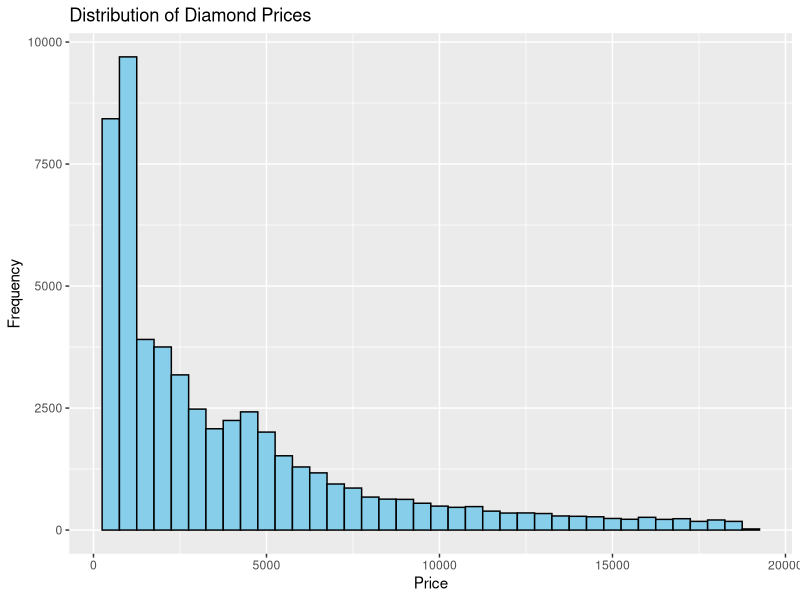
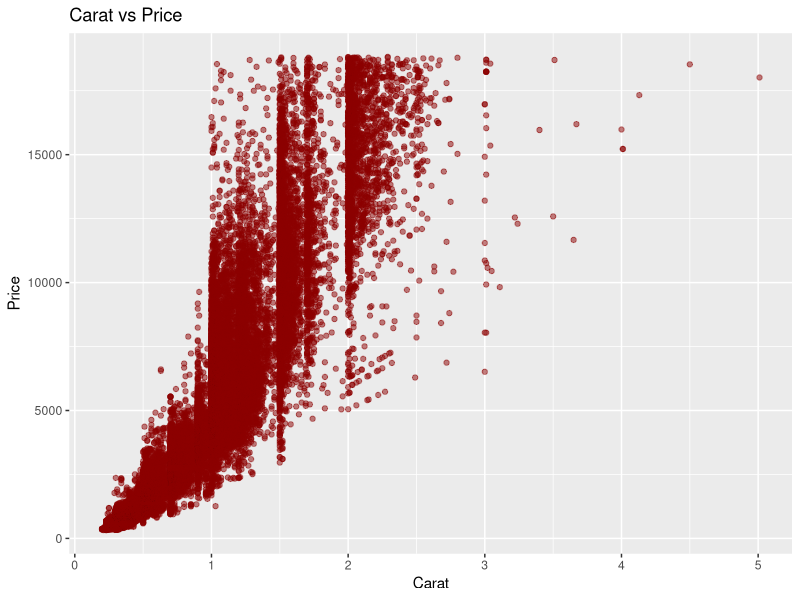
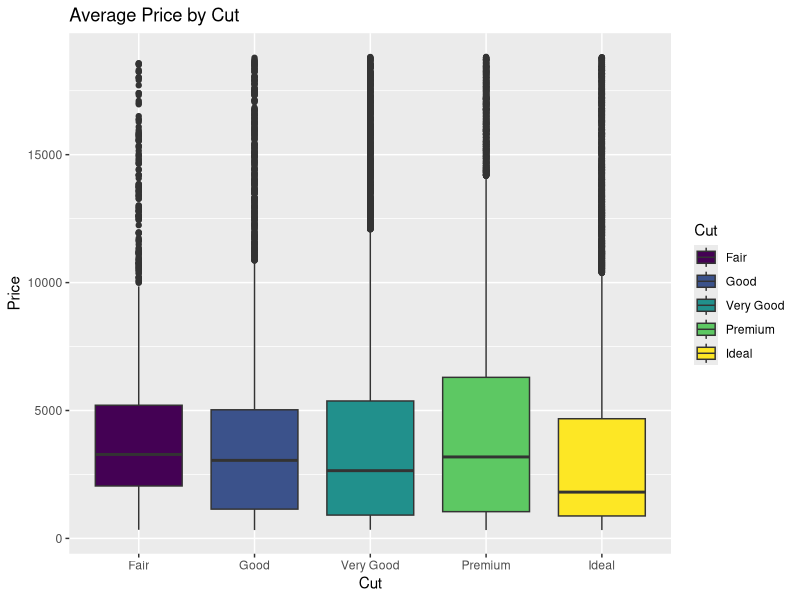
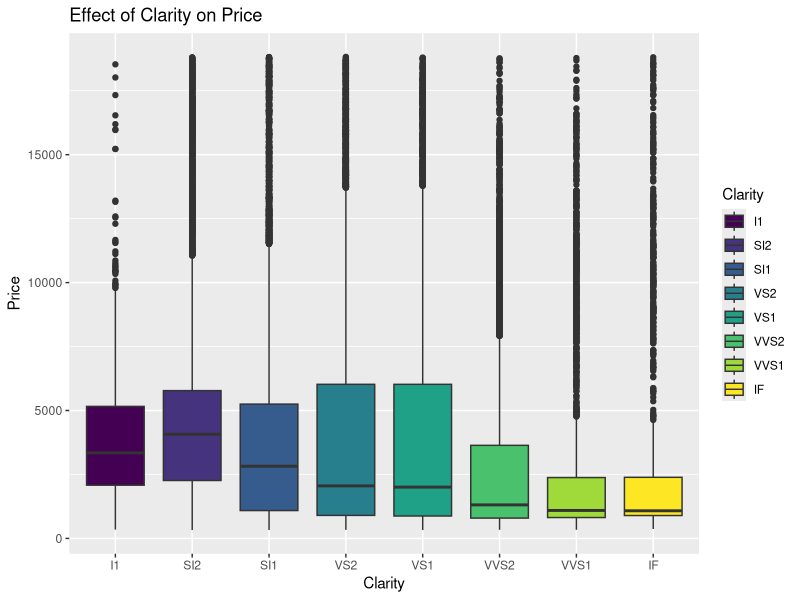
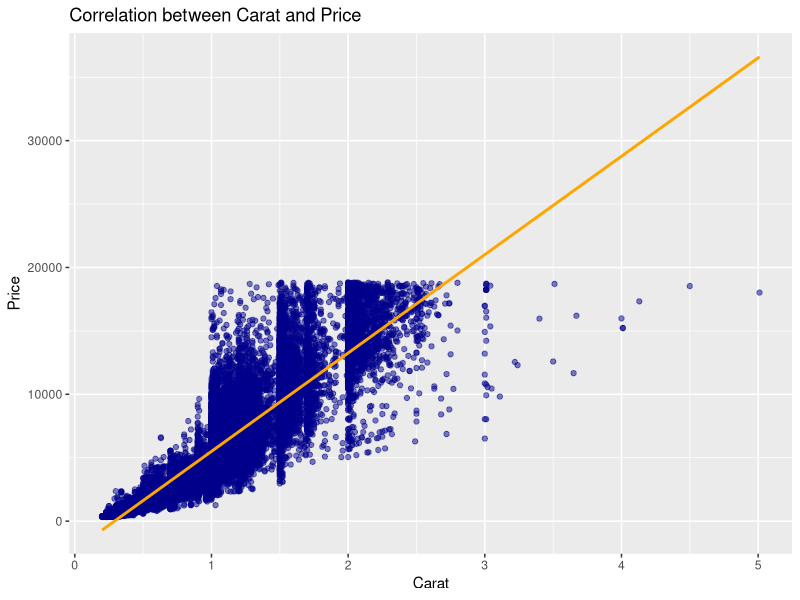
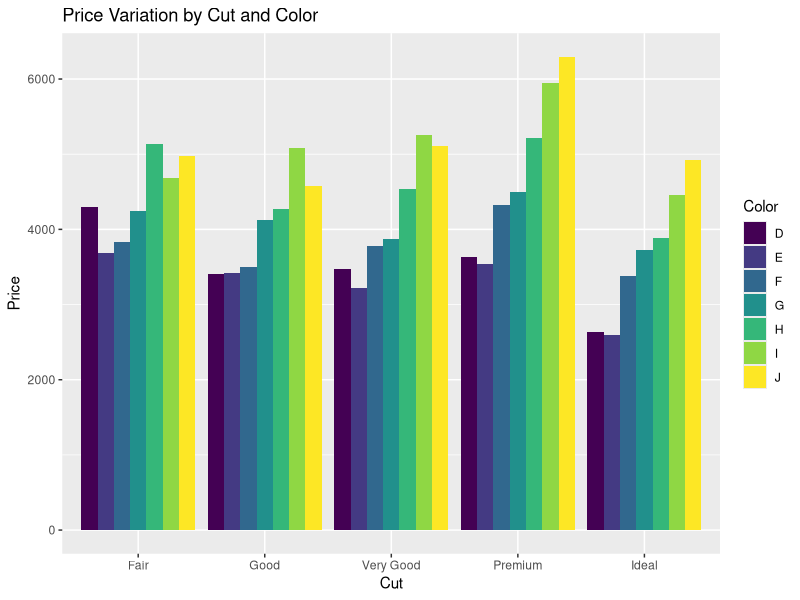

Reproduce these figures in R, in order.
## ---- chunk 1
library(ggplot2)
data(diamonds)
## ---- chunk 2
q1 <- ggplot(diamonds, aes(x = price)) +
  geom_histogram(binwidth = 500, fill = "skyblue", color = "black") +
  labs(title = "Distribution of Diamond Prices",
       x = "Price",
       y = "Frequency")
print(q1)
## ---- chunk 3
q2 <- ggplot(diamonds, aes(x = carat, y = price)) +
  geom_point(alpha = 0.5, color = "darkred") +
  labs(title = "Carat vs Price",
       x = "Carat",
       y = "Price")
print(q2)
## ---- chunk 4
q3 <- ggplot(diamonds, aes(x = cut, y = price, fill = cut)) +
  geom_boxplot() +
  labs(title = "Average Price by Cut",
       x = "Cut",
       y = "Price",
       fill = "Cut")
print(q3)
## ---- chunk 5
q4 <- ggplot(diamonds, aes(x = clarity, y = price, fill = clarity)) +
  geom_boxplot() +
  labs(title = "Effect of Clarity on Price",
       x = "Clarity",
       y = "Price",
       fill = "Clarity")
print(q4)
## ---- chunk 6
q5 <- ggplot(diamonds, aes(x = carat, y = price)) +
  geom_point(alpha = 0.5, color = "darkblue") +
  geom_smooth(method = "lm", se = FALSE, color = "orange") +
  labs(title = "Correlation between Carat and Price",
       x = "Carat",
       y = "Price")
print(q5)
## ---- chunk 7
q6 <- ggplot(diamonds, aes(x = cut, y = price, fill = color)) +
  geom_bar(stat = "summary", fun = "mean", position = "dodge") +
  labs(title = "Price Variation by Cut and Color",
       x = "Cut",
       y = "Price",
       fill = "Color")
print(q6)
